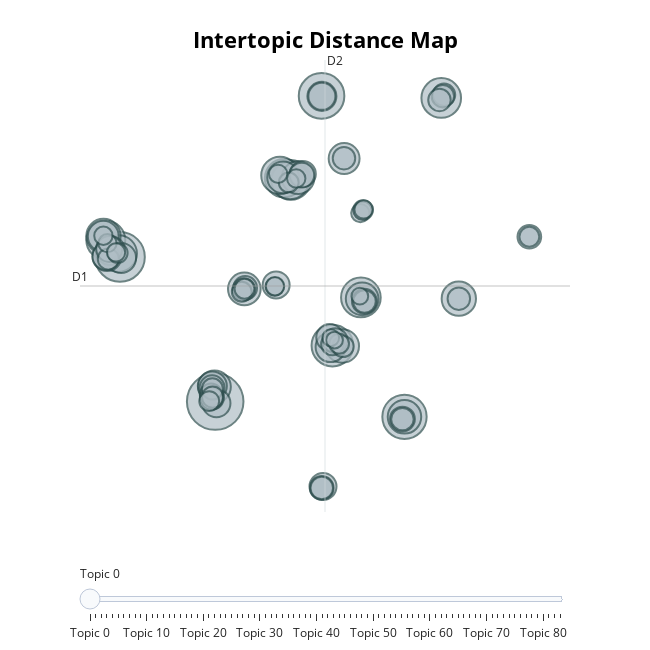

Notebook code cell kept with this figure:
### Code cell
topic_model.visualize_topics(custom_labels=True)
